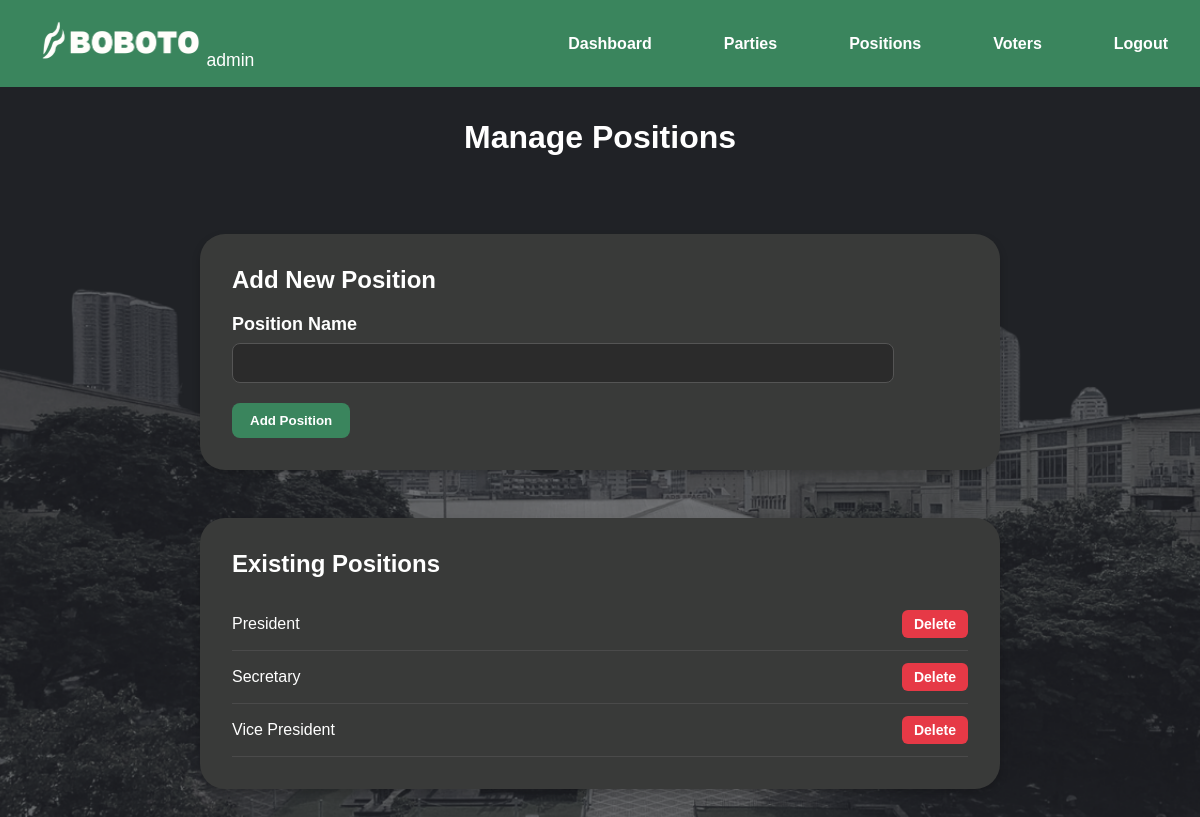
/admin/manage_positions.php (signed in), run on an earlier commit of the app's database.
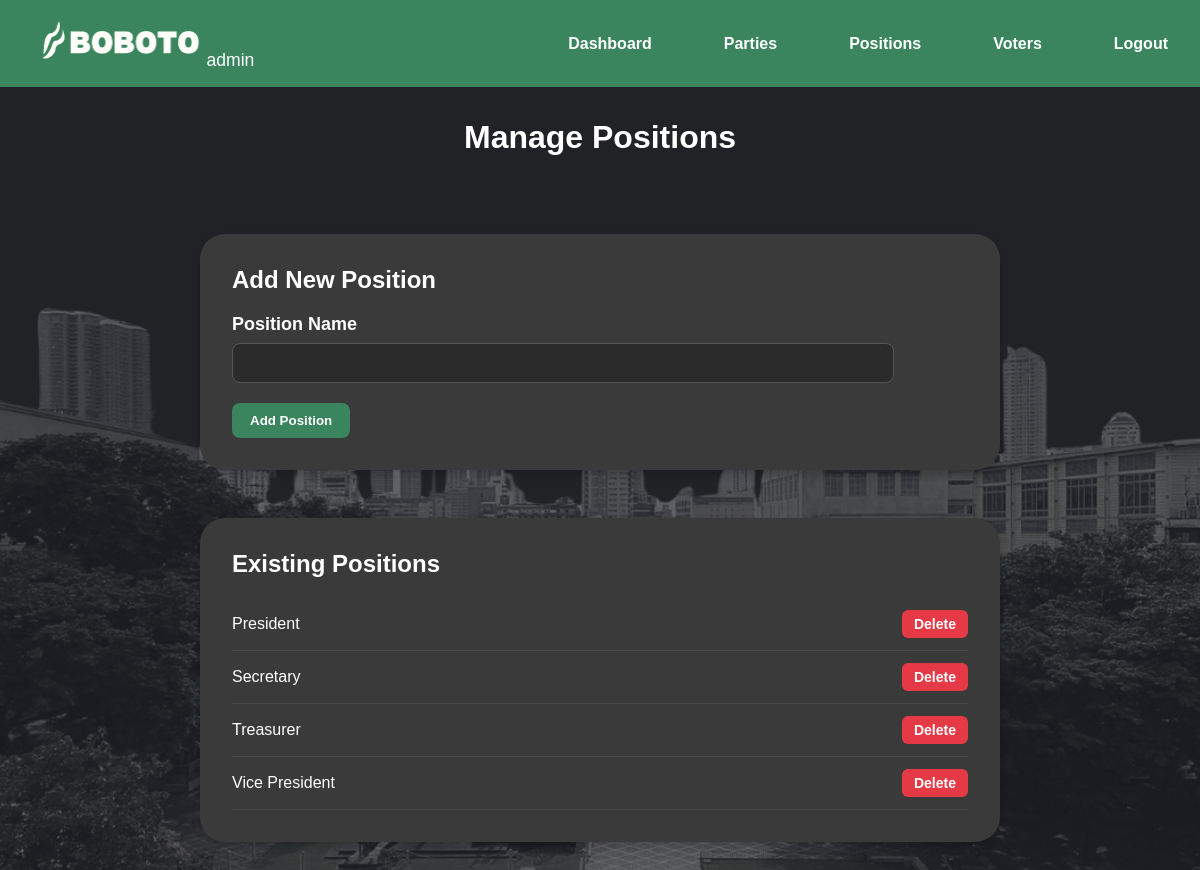
And on a later commit of the database.
### tables this page shows
CREATE TABLE `positions` (
  `id` int(11) NOT NULL,
  `name` varchar(50) NOT NULL
);

### utility/position_functions.php (called while the page is built, shortened)
<?php
require_once 'db_connect.php';
function get_all_positions() {
    global $pdo;
    $stmt = $pdo->query("SELECT id, name FROM positions ORDER BY name ASC");
    return $stmt->fetchAll(PDO::FETCH_ASSOC);
}

### admin/manage_positions.php (the view, shortened to what this page needs)
<?php
    $positions = get_all_positions();
?>
<!DOCTYPE html>
<html lang="en">
<head>
    <link rel="stylesheet" href="../assets/css/admin.css">
    <link rel="stylesheet" href="../assets/css/main.css">
</head>
<body>
<div class="navbar">
    <div class="logo">
        <img src="../assets/bobotoIcon.png" alt="Logo" class="logo-img">
        <span class="logo-text">admin</span>
    </div>
    <ul class="nav-links">
       <li><a href="admin_dashboard.php">Dashboard</a></li>
        <li><a href="manage_parties.php">Parties</a></li>
        <li><a href="manage_positions.php">Positions</a></li>
        <li><a href="manage_voters.php">Voters</a></li>
        <li><a href="../logout.php">Logout</a></li>
    </ul>
</div>
<main class="position-manager">
    <h1>Manage Positions</h1>
    <section class="position-form">
        <form method="POST" class="position-card">
            <h2>Add New Position</h2>
            <div class="form-group">
                <label for="position_name" class="form-label">Position Name</label>
                <input type="text" name="position_name" id="position_name" required>
            </div>
            <button type="submit" name="add_position" class="btn-primary">Add Position</button>
        </form>
    </section>
    <section class="position-list">
        <div class="position-card">
            <h2>Existing Positions</h2>
            <ul class="position-ul">
                <?php foreach ($_SESSION['positions'] as $pos): ?>
                    <li class="position-item">
                        <span><?= htmlspecialchars($pos['name']) ?></span>
                        <form method="POST" class="delete-form">
                            <button type="submit" name="delete_position" class="btn-delete">Delete</button>
                        </form>
                    </li>
                <?php endforeach; ?>
            </ul>
        </div>
    </section>
</main>
</body>
</html>

What changed in the data, as far as the page shows it:
added positions: name "Treasurer"
